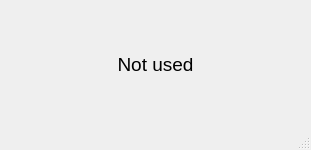
<?xml version="1.0" encoding="UTF-8"?>
<ui version="4.0">
 <class>MainWindow</class>
 <widget class="QMainWindow" name="MainWindow">
  <property name="geometry">
   <rect>
    <x>0</x>
    <y>0</y>
    <width>311</width>
    <height>150</height>
   </rect>
  </property>
  <property name="windowTitle">
   <string>MainWindow</string>
  </property>
  <widget class="QWidget" name="centralwidget">
   <layout class="QGridLayout" name="gridLayout">
    <item row="0" column="0">
     <widget class="QLabel" name="label">
      <property name="font">
       <font>
        <pointsize>14</pointsize>
       </font>
      </property>
      <property name="text">
       <string>Not used</string>
      </property>
      <property name="alignment">
       <set>Qt::AlignCenter</set>
      </property>
     </widget>
    </item>
   </layout>
  </widget>
  <widget class="QMenuBar" name="menubar">
   <property name="geometry">
    <rect>
     <x>0</x>
     <y>0</y>
     <width>311</width>
     <height>21</height>
    </rect>
   </property>
  </widget>
  <widget class="QStatusBar" name="statusbar"/>
 </widget>
 <resources/>
 <connections/>
</ui>
